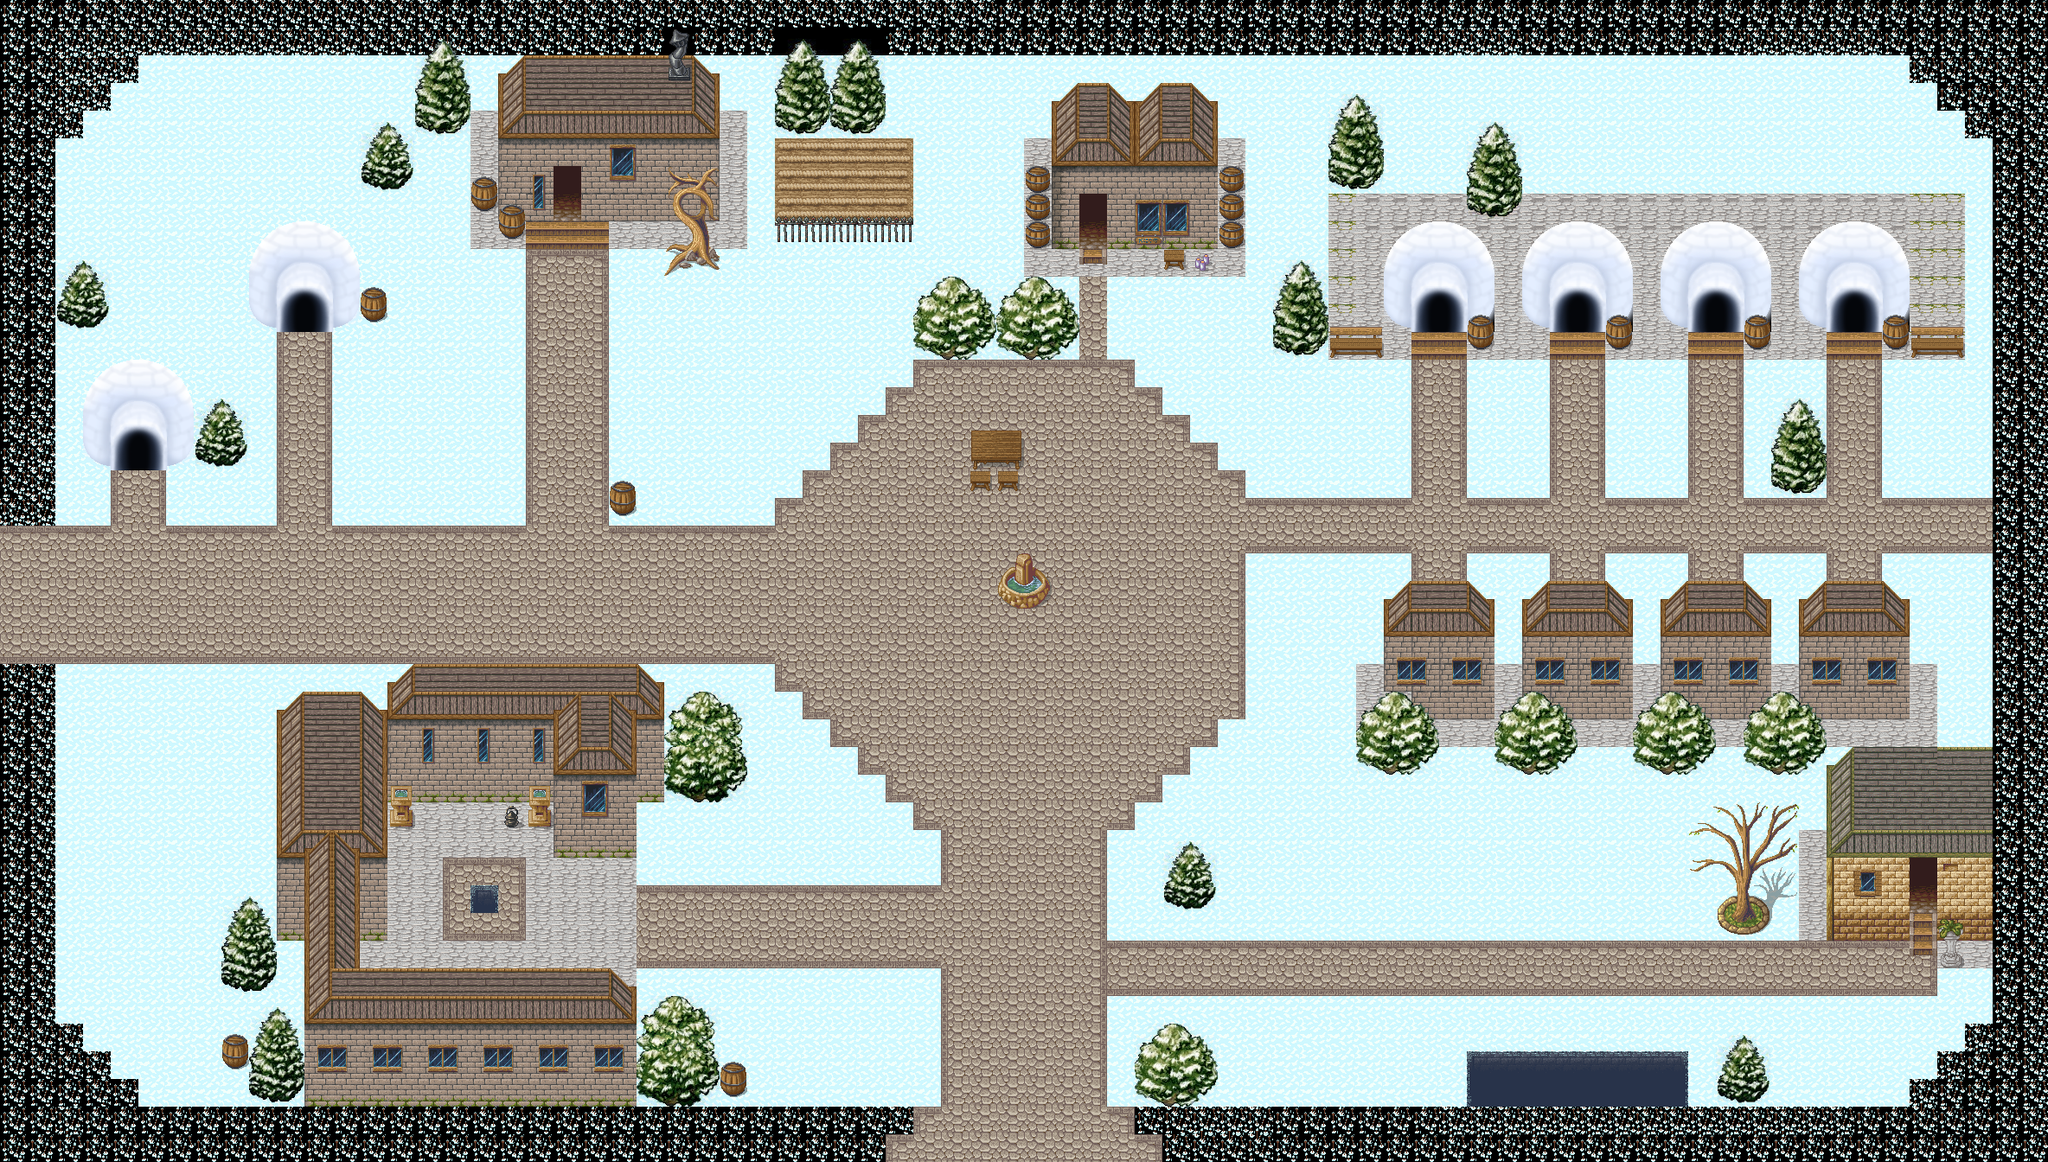

A level layout from a 2D game, rendered from its tile map. Below: a short description, then the map file with tile-grid data replaced by summaries:
An orthogonal 74x42 tile map with 32x32 px tiles, 2 tile layers (background, walls), 4 tilesets.

<map version="1.4" tiledversion="1.4.3" orientation="orthogonal" renderorder="right-down" width="74" height="42" tilewidth="32" tileheight="32" infinite="0" nextlayerid="7" nextobjectid="515">
 <tileset firstgid="1" source="tiles.tsx" />
 <tileset firstgid="61" source="magecity.tsx" />
 <tileset firstgid="421" name="igloo" tilewidth="32" tileheight="32" tilecount="16" columns="4">
  <image source="igloo.png" width="128" height="128" />
 </tileset>
 <tileset firstgid="437" source="snowWIP.tsx" />
 <layer id="1" name="background" width="74" height="42">
  <data>[3108 cells, 2821 non-empty, 37 distinct tile ids]</data>
 </layer>
 <layer id="6" name="walls" width="74" height="42">
  <data>[3108 cells, 1121 non-empty, 167 distinct tile ids]</data>
 </layer>
</map>
